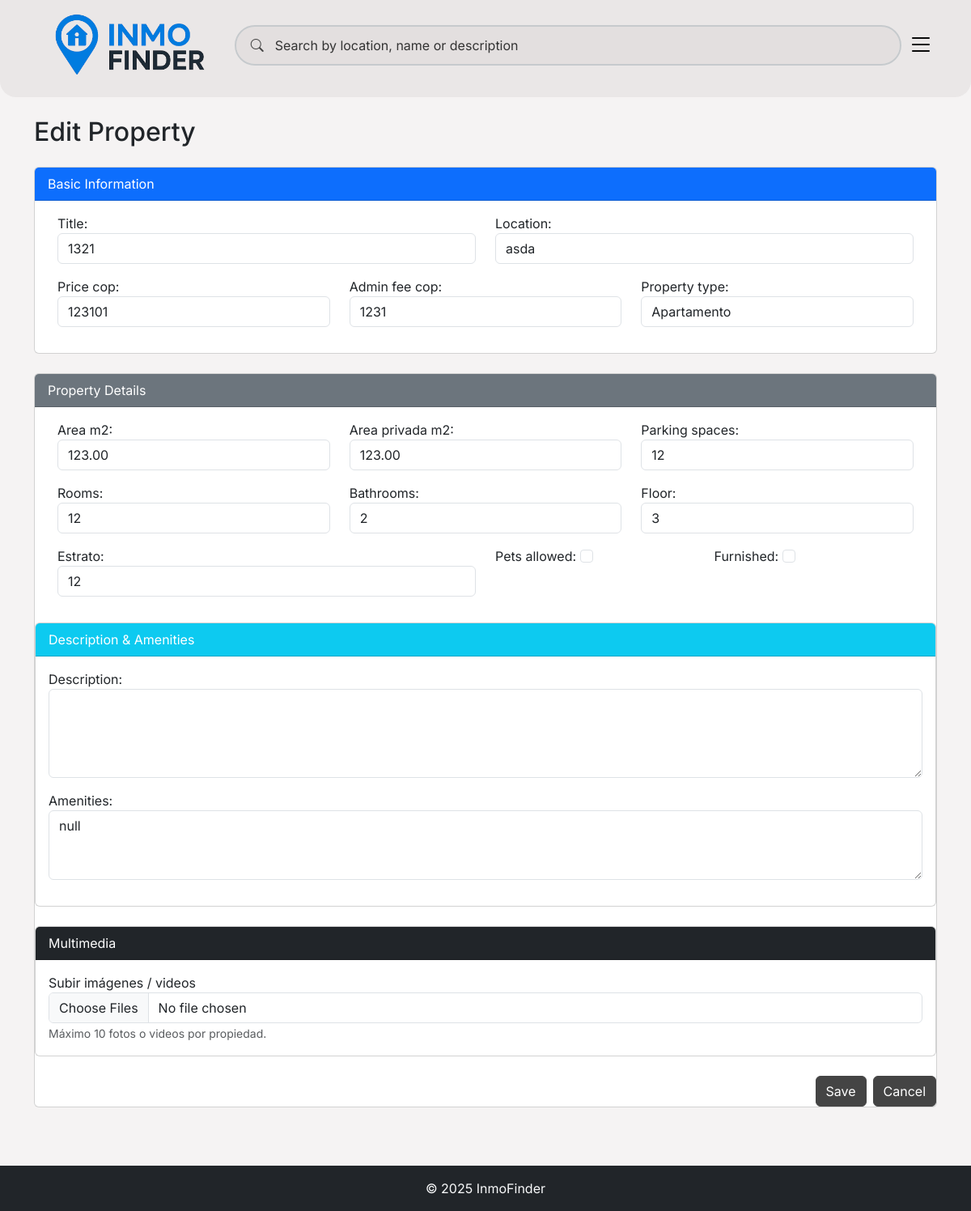
Page /properties/edit/39/ (signed in) on the committed database.
### properties/models.py (models this page shows, shortened)
class Propiedad(models.Model):
    owner = models.ForeignKey(User, related_name='propiedades', on_delete=models.CASCADE, null=True, blank=True)
    title = models.CharField(max_length=255, null=True, blank=True)
    description = models.TextField(blank=True, null=True)
    location = models.CharField(max_length=255)
    property_type = models.CharField(max_length=50, choices=[
        ('Apartamento', 'Apartamento'),
        ('Casa', 'Casa'),
        ('Lote', 'Lote'),
        ('Oficina', 'Oficina'),
        ('Otro', 'Otro'),
    ])
    condition = models.CharField(max_length=100, blank=True, null=True)
    seller = models.CharField(max_length=255, blank=True, null=True)
    listing_url = models.URLField(blank=True, null=True)
    area_m2 = models.DecimalField(max_digits=10, decimal_places=2)
    area_privada_m2 = models.DecimalField(max_digits=10, decimal_places=2)
    rooms = models.IntegerField()
    bathrooms = models.IntegerField()
    parking_spaces = models.IntegerField()
    floor = models.IntegerField()
    estrato = models.IntegerField(blank=True, null=True)
    antiguedad = models.CharField(max_length=50, blank=True, null=True)
    cantidad_de_pisos = models.IntegerField(blank=True, null=True)
    codigo_fincaraiz = models.CharField(max_length=50, blank=True, null=True)
    amenities = models.JSONField(blank=True, null=True)
    price_cop = models.BigIntegerField()
    admin_fee_cop = models.BigIntegerField(blank=True, null=True)
    pets_allowed = models.BooleanField(default=False)
    furnished = models.BooleanField(default=False)
    created_at = models.DateTimeField(auto_now_add=True, null=True, blank=True)
    updated_at = models.DateTimeField(auto_now=True, null=True, blank=True)

### properties/views.py (the view, shortened to what this page needs)
# urls.py: path("edit/<int:pk>/", views.PropiedadUpdateView.as_view(), name="edit"),
class PropiedadUpdateView(LoginRequiredMixin, PropietarioRequiredMixin, RoleSuccessUrlMixin, UpdateView):
    model = Propiedad
    form_class = PropiedadForm
    template_name = "properties/add_property.html"
    def get_queryset(self):
        qs = super().get_queryset()
        if getattr(self.request.user, "is_admin", False):
            return qs
        return qs.filter(owner=self.request.user)

### properties/views.py (called while the page is built)
    def test_func(self):
        request = getattr(self, "request", None)
        user = getattr(request, "user", None)
        if not user or not getattr(user, "is_authenticated", False):
            return False
        if hasattr(user, "is_admin") and bool(user.is_admin):
            return True
        if hasattr(user, "is_propietario"):
            return bool(user.is_propietario)
        return user.groups.filter(name="Propietarios").exists()

### properties/templates/properties/add_property.html (shortened to what this page needs)
{% extends "properties/base.html" %}
{% block content %}
<div class="container mt-4">
  <h2 class="mb-4">
    {% if form.instance.pk %}Edit Property{% else %}Add New Property{% endif %}
  </h2>
  <form method="post" enctype="multipart/form-data" class="needs-validation">
    <div class="card mb-4">
      <div class="card-header bg-primary text-white">Basic Information</div>
      <div class="card-body">
        <div class="row">
          <div class="col-md-6 mb-3">
            {{ form.title.label_tag }}
            {{ form.title }}
          </div>
          <div class="col-md-6 mb-3">
            {{ form.location.label_tag }}
            {{ form.location }}
          </div>
        </div>
        <div class="row">
          <div class="col-md-4 mb-3">
            {{ form.price_cop.label_tag }}
            {{ form.price_cop }}
          </div>
          <div class="col-md-4 mb-3">
            {{ form.admin_fee_cop.label_tag }}
            {{ form.admin_fee_cop }}
          </div>
          <div class="col-md-4 mb-3">
            {{ form.property_type.label_tag }}
            {{ form.property_type }}
          </div>
        </div>
      </div>
    </div>
    <div class="card mb-4">
      <div class="card-header bg-secondary text-white">Property Details</div>
      <div class="card-body">
        <div class="row">
          <div class="col-md-4 mb-3">
            {{ form.area_m2.label_tag }}
            {{ form.area_m2 }}
          </div>
          <div class="col-md-4 mb-3">
            {{ form.area_privada_m2.label_tag }}
            {{ form.area_privada_m2 }}
          </div>
          <div class="col-md-4 mb-3">
            {{ form.parking_spaces.label_tag }}
            {{ form.parking_spaces }}
          </div>
        </div>
        <div class="row">
          <div class="col-md-4 mb-3">
            {{ form.rooms.label_tag }}
            {{ form.rooms }}
          </div>
          <div class="col-md-4 mb-3">
            {{ form.bathrooms.label_tag }}
            {{ form.bathrooms }}
          </div>
          <div class="col-md-4 mb-3">
            {{ form.floor.label_tag }}
            {{ form.floor }}
          </div>
        </div>
        <div class="row">
            <div class="col-md-6 mb-3">
                {{ form.estrato.label_tag }}
                {{ form.estrato }}
            </div>
            <div class="col-md-3 mb-3">
                {{ form.pets_allowed.label_tag }}
                {{ form.pets_allowed }}
            </div>
            <div class="col-md-3 mb-3">
                {{ form.furnished.label_tag }}
                {{ form.furnished }}
            </div>
        </div>
    </div>
    <div class="card mb-4">
      <div class="card-header bg-info text-white">Description & Amenities</div>
      <div class="card-body">
        <div class="mb-3">
          {{ form.description.label_tag }}
          {{ form.description }}
        </div>
        <div class="mb-3">
          {{ form.amenities.label_tag }}
          {{ form.amenities }}
        </div>
      </div>
    </div>
<div class="card mb-4">
  <div class="card-header bg-dark text-white">Multimedia</div>
  <div class="card-body">
    <div class="form-group">
      <label for="id_multimedia_files">Subir imágenes / videos</label>
      <input
        type="file"
        name="multimedia_files"
        id="id_multimedia_files"
        class="form-control"
        multiple
        accept="image/*,video/*"
      >
      <small class="form-text text-muted">Máximo 10 fotos o videos por propiedad.</small>
    </div>
  </div>
</div>
    <div class="d-flex justify-content-end">
      <button type="submit" class="btn btn-success me-2">Save</button>
      <a href="{% url 'dashboard' %}" class="btn btn-secondary">Cancel</a>
    </div>
    </div>
  </form>
</div>
{% endblock %}

### properties/static/css/main.css (style rules this page uses)
:root { --ink: #444444; --muted: #A8ADB1; --muted-2: #B5B9BD; --muted-3: #C6CACD; --radius-pill: 999px; --btn-stroke: 2px; --header-pt: 2.25rem; --header-pb: 2rem; --hero-gap: 1rem; --search-width: 280px; }
html, body { font-family: Inter, system-ui, -apple-system, "Segoe UI", Roboto, "Helvetica Neue", Arial, "Noto Sans", "Apple Color Emoji","Segoe UI Emoji", "Segoe UI Symbol"; background: #f5f3f3; overflow-x: hidden; width: 100%; }
* { box-sizing: border-box; }
.row { margin-left: 0; margin-right: 0; }
form { max-width: 100%; }

### properties/static/css/theme.css (style rules this page uses)
:root { --brand-brown: #444444; --brand-brown-600: #333333; --brand-brown-700: #222222; --brand-brown-contrast: #ffffff; --brand-focus-ring: rgba(68, 68, 68, 0.35); --brand-blue: #007CE0; --brand-blue-hover: #0066BB; --brand-blue-light: #E6F3FF; --brand-blue-medium: #B3DBFF; }
html, body { font-family: Inter, system-ui, -apple-system, "Segoe UI", Roboto, "Helvetica Neue", Arial, "Noto Sans", "Apple Color Emoji","Segoe UI Emoji", "Segoe UI Symbol"; }
.btn, .btn-primary, .btn-secondary, .btn-success, .btn-info, .btn-warning, .btn-dark { background-color: var(--brand-brown) !important; border-color: var(--brand-brown) !important; color: var(--brand-brown-contrast) !important; }

### rows in the picture
Propiedad: title "1321", location "asda", price_cop "123101", admin_fee_cop "1231", property_type "Apartamento", area_m2 "123.00", area_privada_m2 "123.00", parking_spaces "12", rooms "12", bathrooms "2", floor "3", estrato "12", amenities "null"
